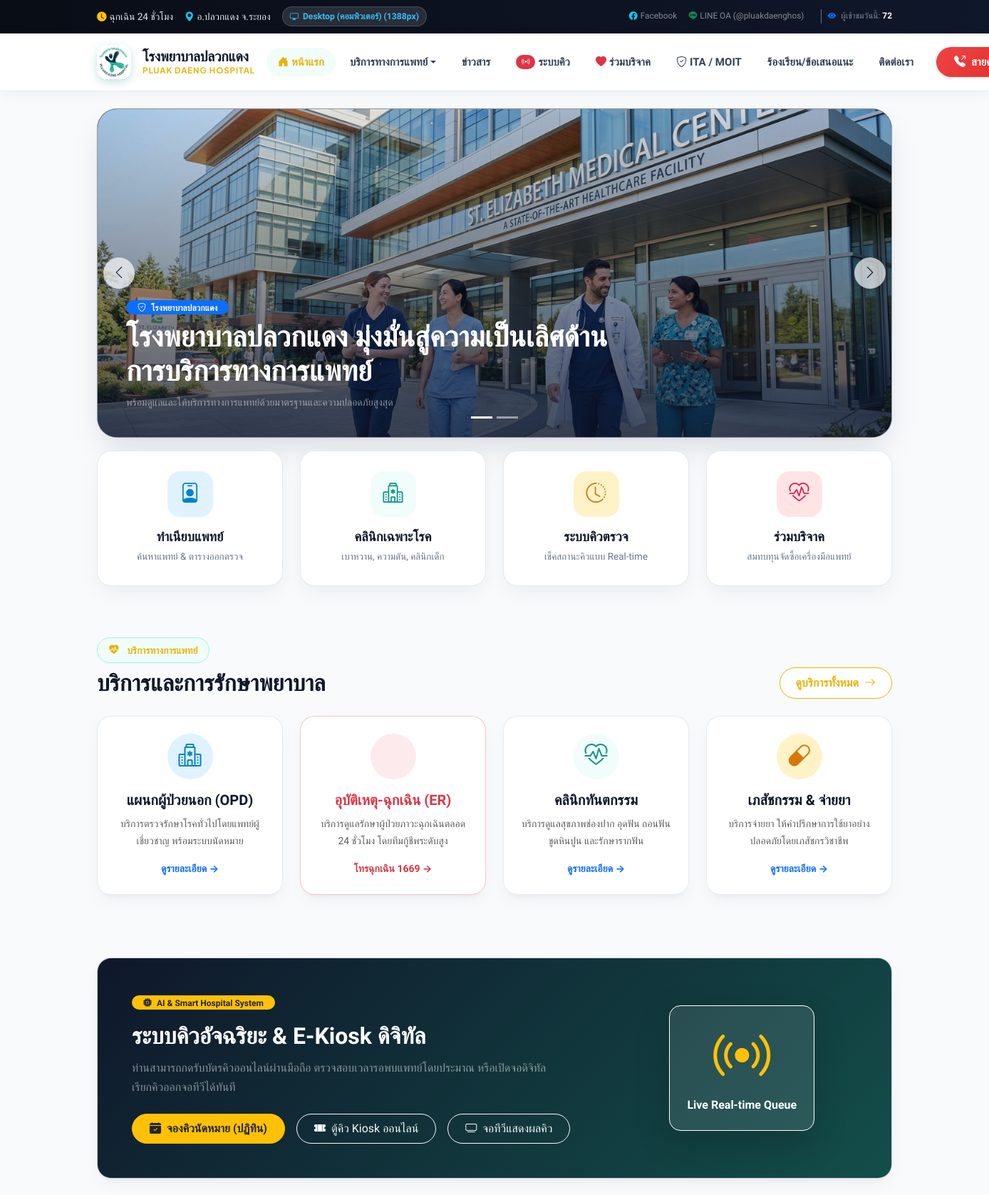
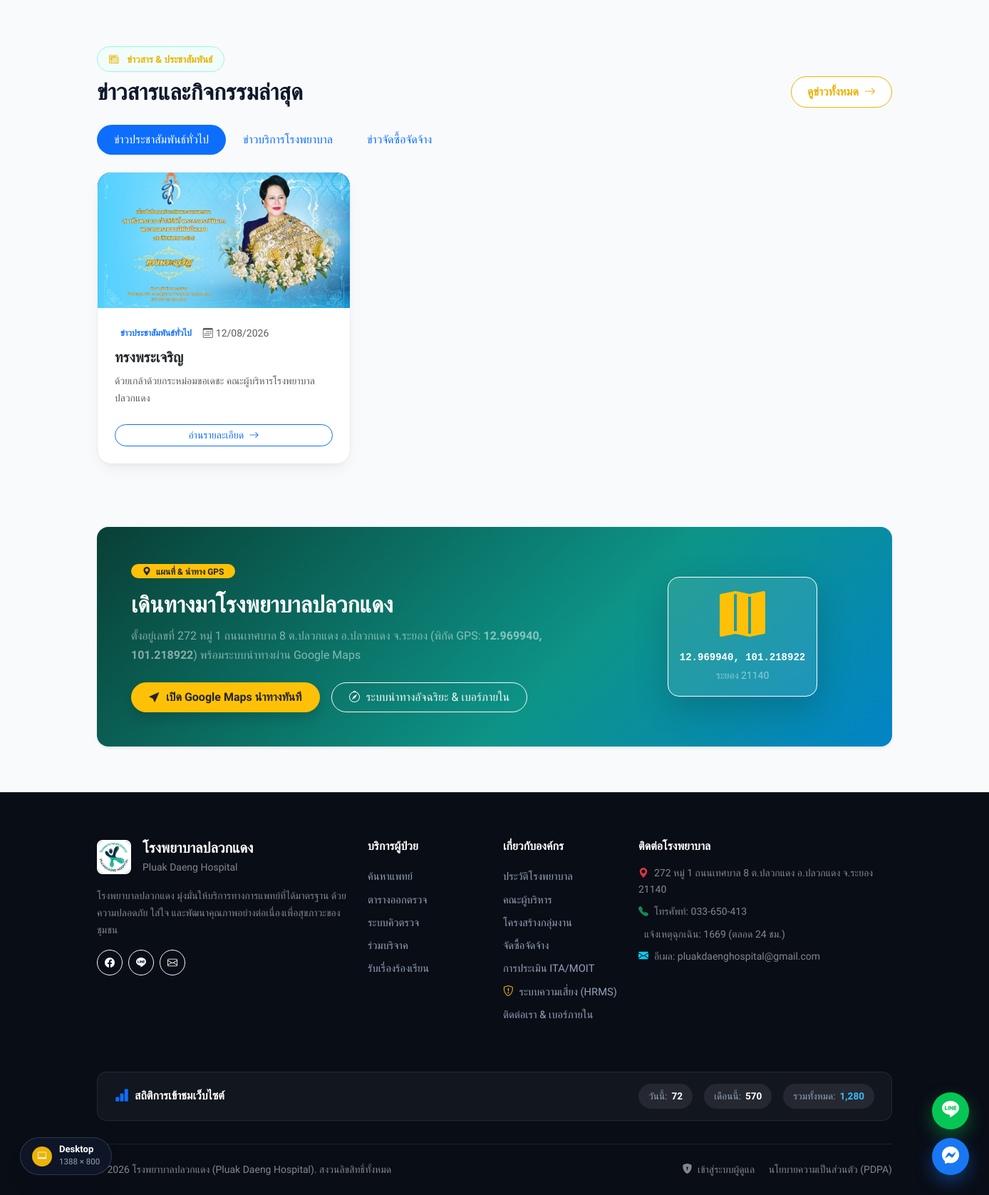
The page /public/index.php on the database its author committed (2 pictures, top to bottom).
### tables this page shows
CREATE TABLE `banners` (
  `id` int(11) NOT NULL AUTO_INCREMENT,
  `title` varchar(255) NOT NULL,
  `image_file` varchar(255) NOT NULL,
  `link` varchar(255) DEFAULT NULL,
  `sort_order` int(11) DEFAULT 0,
  `status` enum('active','inactive') DEFAULT 'active',
  `created_by` int(11) DEFAULT NULL,
  `created_at` timestamp NOT NULL DEFAULT current_timestamp(),
  `updated_at` timestamp NOT NULL DEFAULT current_timestamp() ON UPDATE current_timestamp(),
  PRIMARY KEY (`id`),
  KEY `created_by` (`created_by`),
  CONSTRAINT `banners_ibfk_1` FOREIGN KEY (`created_by`) REFERENCES `users` (`id`) ON DELETE SET NULL
);

CREATE TABLE `news` (
  `id` int(11) NOT NULL AUTO_INCREMENT,
  `title` varchar(255) NOT NULL,
  `slug` varchar(255) NOT NULL,
  `summary` text DEFAULT NULL,
  `content` longtext DEFAULT NULL,
  `cover_image` varchar(255) DEFAULT NULL,
  `pdf_file` varchar(255) DEFAULT NULL,
  `category` varchar(100) DEFAULT 'general',
  `status` enum('published','draft','archived') DEFAULT 'draft',
  `published_at` datetime DEFAULT NULL,
  `created_by` int(11) DEFAULT NULL,
  `created_at` timestamp NOT NULL DEFAULT current_timestamp(),
  `updated_at` timestamp NOT NULL DEFAULT current_timestamp() ON UPDATE current_timestamp(),
  `deleted_at` timestamp NULL DEFAULT NULL,
  PRIMARY KEY (`id`),
  UNIQUE KEY `slug` (`slug`),
  KEY `created_by` (`created_by`),
  CONSTRAINT `news_ibfk_1` FOREIGN KEY (`created_by`) REFERENCES `users` (`id`) ON DELETE SET NULL
);

### app/Views/home/index.php (the view, shortened to what the rows shown need)
<section class="hero-wrapper">
    <div class="container">
        <?php if(!empty($banners)): ?>
            <div class="hero-carousel-container mb-4">
                <div id="heroCarousel" class="carousel slide <?= ($slider_transition === 'fade') ? 'carousel-fade' : '' ?>" data-bs-ride="carousel" data-bs-interval="<?= htmlspecialchars($slider_interval ?? '5000') ?>">
                    <div class="carousel-indicators mb-3">
                        <?php foreach($banners as $index => $banner): ?>
                            <button type="button" data-bs-target="#heroCarousel" data-bs-slide-to="<?= $index ?>" class="<?= $index === 0 ? 'active' : '' ?>" aria-current="<?= $index === 0 ? 'true' : 'false' ?>" aria-label="Slide <?= $index + 1 ?>"></button>
                        <?php endforeach; ?>
                    </div>
                    <div class="carousel-inner">
                        <?php foreach($banners as $index => $banner): ?>
                            <div class="carousel-item <?= $index === 0 ? 'active' : '' ?>">
                                <?php if(!empty($banner->link)): ?>
                                    <a href="<?= htmlspecialchars($banner->link) ?>" class="d-block text-decoration-none">
                                <?php endif; ?>
                                <div class="banner-carousel-img" style="background-image: url('<?= URLROOT ?>/assets/images/banners/<?= $banner->image_file ?>');">
                                    <div class="banner-carousel-overlay">
                                        <div style="max-width: 700px;">
                                            <span class="badge bg-primary px-3 py-1 rounded-pill mb-2 fw-bold"><i class="bi bi-shield-check me-1"></i> โรงพยาบาลปลวกแดง</span>
                                            <h2 class="text-white fw-bold display-6 mb-2"><?= htmlspecialchars($banner->title) ?></h2>
                                            <p class="text-white-50 small mb-0 d-none d-md-block">พร้อมดูแลและให้บริการทางการแพทย์ด้วยมาตรฐานและความปลอดภัยสูงสุด</p>
                                        </div>
                                    </div>
                                </div>
                                <?php if(!empty($banner->link)): ?>
                                    </a>
                                <?php endif; ?>
                            </div>
                        <?php endforeach; ?>
                    </div>
                </div>
            </div>
        <?php endif; ?>
    </div>
</section>
<section class="py-4 mb-5">
    <div class="container">
        <div class="d-flex flex-column flex-md-row justify-content-between align-items-md-end mb-4">
            <div>
                <h2 class="section-title mb-0">บริการและการรักษาพยาบาล</h2>
            </div>
        </div>
    </div>
</section>
<section class="py-3 mb-5">
    <div class="container">
        <div class="glass-card p-4 p-md-5 position-relative overflow-hidden" style="background: linear-gradient(135deg, #0f172a, #134e4a); color: #ffffff;">
            <div class="row align-items-center g-4">
                <div class="col-lg-8">
                    <h2 class="fw-bold text-white mb-2">ระบบคิวอัจฉริยะ & E-Kiosk ดิจิทัล</h2>
                </div>
            </div>
        </div>
    </div>
</section>
<section class="py-4 mb-5">
    <div class="container">
        <div class="d-flex flex-column flex-md-row justify-content-between align-items-md-end mb-4">
            <div>
                <h2 class="section-title mb-0">ข่าวสารและกิจกรรมล่าสุด</h2>
            </div>
        </div>
        <?php if(!empty($newsByCategory)): ?>
            <div class="tab-content" id="newsTabContent">
                <?php $i = 0; foreach($newsByCategory as $slug => $cat): ?>
                    <div class="tab-pane fade <?= $i === 0 ? 'show active' : '' ?>" id="tab-<?= $slug ?>" role="tabpanel">
                        <div class="row g-4">
                            <?php if(empty($cat['items'])): ?>
                                <div class="col-12 text-center py-5 text-muted">
                                    <i class="bi bi-inbox fs-1 d-block mb-2 text-muted"></i>
                                    ยังไม่มีข่าวสารในหมวดหมู่นี้
                                </div>
                            <?php else: ?>
                                <?php foreach($cat['items'] as $newsItem): ?>
                                    <div class="col-md-6 col-lg-4">
                                        <div class="glass-card h-100 overflow-hidden d-flex flex-column justify-content-between">
                                            <div>
                                                <div style="height: 190px; background: #0f172a; overflow: hidden;">
                                                    <img src="<?= URLROOT ?>/assets/images/news/<?= !empty($newsItem->cover_image) ? $newsItem->cover_image : 'default-news.jpg' ?>" alt="<?= htmlspecialchars($newsItem->title) ?>" class="w-100 h-100" style="object-fit: cover; transition: transform 0.3s;" onmouseover="this.style.transform='scale(1.05)'" onmouseout="this.style.transform='scale(1)'" onerror="this.src='https://placehold.co/400x200?text=PDH+News'">
                                                </div>
                                                <div class="p-4">
                                                    <div class="d-flex align-items-center gap-2 mb-2">
                                                        <span class="badge bg-primary-light text-primary small px-2 py-1"><?= htmlspecialchars($cat['name']) ?></span>
                                                        <small class="text-muted"><i class="bi bi-calendar3 me-1"></i><?= date('d/m/Y', strtotime($newsItem->published_at ?? $newsItem->created_at)) ?></small>
                                                    </div>
                                                    <h5 class="fw-bold mb-2 text-dark" style="line-height: 1.4; display: -webkit-box; -webkit-line-clamp: 2; -webkit-box-orient: vertical; overflow: hidden;">
                                                        <?= htmlspecialchars($newsItem->title) ?>
                                                    </h5>
                                                    <p class="text-muted small mb-0" style="display: -webkit-box; -webkit-line-clamp: 2; -webkit-box-orient: vertical; overflow: hidden;">
                                                        <?= strip_tags($newsItem->summary ?: $newsItem->content) ?>
                                                    </p>
                                                </div>
                                            </div>
                                            <div class="p-4 pt-0">
                                                <a href="<?= URLROOT ?>/news/show/<?= $newsItem->slug ?: $newsItem->id ?>" class="btn btn-sm btn-outline-primary rounded-pill w-100">
                                                    อ่านรายละเอียด <i class="bi bi-arrow-right ms-1"></i>
                                                </a>
                                            </div>
                                        </div>
                                    </div>
                                <?php endforeach; ?>
                            <?php endif; ?>
                        </div>
                    </div>
                <?php $i++; endforeach; ?>
            </div>
        <?php endif; ?>
    </div>
</section>
<section class="py-3 mb-5">
    <div class="container">
        <div class="card border-0 shadow-sm rounded-4 overflow-hidden" style="background: linear-gradient(135deg, #093f35 0%, #0d9488 60%, #0284c7 100%);">
            <div class="card-body p-4 p-md-5 text-white">
                <div class="row align-items-center g-4">
                    <div class="col-lg-8">
                        <h2 class="fw-bold text-white mb-2">เดินทางมาโรงพยาบาลปลวกแดง</h2>
                    </div>
                </div>
            </div>
        </div>
    </div>
</section>

### rows shown on the page
banners: image_file (picture), title "โรงพยาบาลปลวกแดง มุ่งมั่นสู่ความเป็นเลิศด้านการบริการทางการแพทย์"
news: cover_image (picture), name "ข่าวประชาสัมพันธ์ทั่วไป", published_at "12/08/2026", title "ทรงพระเจริญ", strip_tags($newsItem->summary ?: $newsItem->content) "ด้วยเกล้าด้วยกระหม่อมขอเดชะ คณะผู้บริหารโรงพยาบาลปลวกแดง"

### other values the page prints
$lineOaId "@pluakdaenghos"
$visitStats['today'] "72"
$cat['name'] "ข่าวประชาสัมพันธ์ทั่วไป"
$cat['name'] "ข่าวบริการโรงพยาบาล"
$cat['name'] "ข่าวจัดซื้อจัดจ้าง"
$siteSettings['address'] "272 หมู่ 1 ถนนเทศบาล 8 ต.ปลวกแดง อ.ปลวกแดง จ.ระยอง 21140"
$siteSettings['telephone'] "033-650-413"
$siteSettings['email'] "pluakdaenghospital@gmail.com"
$visitStats['month'] "570"
$visitStats['total'] "1,280"
